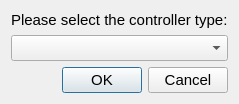
<?xml version="1.0" encoding="UTF-8"?>
<ui version="4.0">
 <class>Dialog</class>
 <widget class="QDialog" name="Dialog">
  <property name="geometry">
   <rect>
    <x>0</x>
    <y>0</y>
    <width>229</width>
    <height>98</height>
   </rect>
  </property>
  <property name="font">
   <font>
    <pointsize>14</pointsize>
   </font>
  </property>
  <property name="windowTitle">
   <string>Controller Type Selection</string>
  </property>
  <layout class="QGridLayout" name="gridLayout">
   <item row="2" column="0">
    <widget class="QDialogButtonBox" name="btnbox_sw_controller_type">
     <property name="font">
      <font>
       <pointsize>11</pointsize>
      </font>
     </property>
     <property name="orientation">
      <enum>Qt::Horizontal</enum>
     </property>
     <property name="standardButtons">
      <set>QDialogButtonBox::Cancel|QDialogButtonBox::Ok</set>
     </property>
    </widget>
   </item>
   <item row="0" column="0">
    <widget class="QLabel" name="label">
     <property name="font">
      <font>
       <pointsize>11</pointsize>
      </font>
     </property>
     <property name="text">
      <string>Please select the controller type:</string>
     </property>
    </widget>
   </item>
   <item row="1" column="0">
    <widget class="QComboBox" name="combobox_sw_controller_type">
     <property name="font">
      <font>
       <pointsize>11</pointsize>
      </font>
     </property>
    </widget>
   </item>
  </layout>
 </widget>
 <resources/>
 <connections>
  <connection>
   <sender>btnbox_sw_controller_type</sender>
   <signal>accepted()</signal>
   <receiver>Dialog</receiver>
   <slot>accept()</slot>
   <hints>
    <hint type="sourcelabel">
     <x>248</x>
     <y>254</y>
    </hint>
    <hint type="destinationlabel">
     <x>157</x>
     <y>274</y>
    </hint>
   </hints>
  </connection>
  <connection>
   <sender>btnbox_sw_controller_type</sender>
   <signal>rejected()</signal>
   <receiver>Dialog</receiver>
   <slot>reject()</slot>
   <hints>
    <hint type="sourcelabel">
     <x>316</x>
     <y>260</y>
    </hint>
    <hint type="destinationlabel">
     <x>286</x>
     <y>274</y>
    </hint>
   </hints>
  </connection>
 </connections>
</ui>
